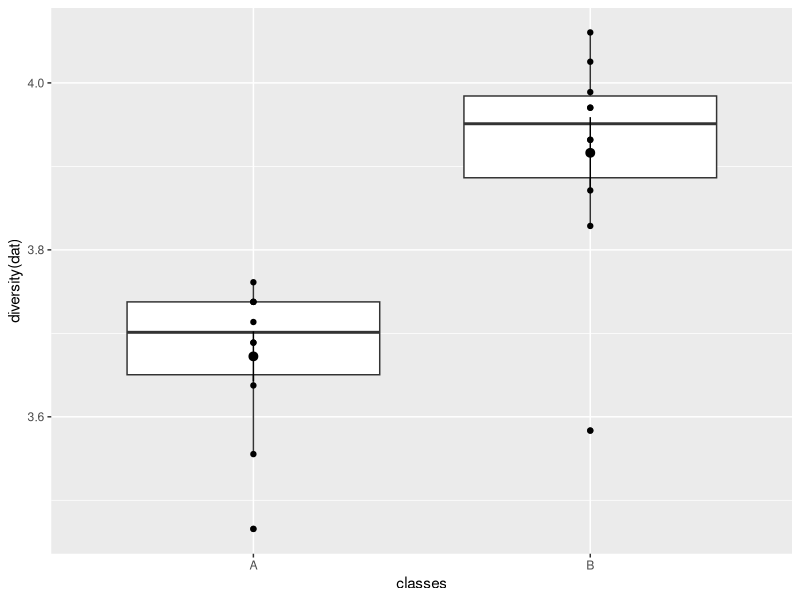
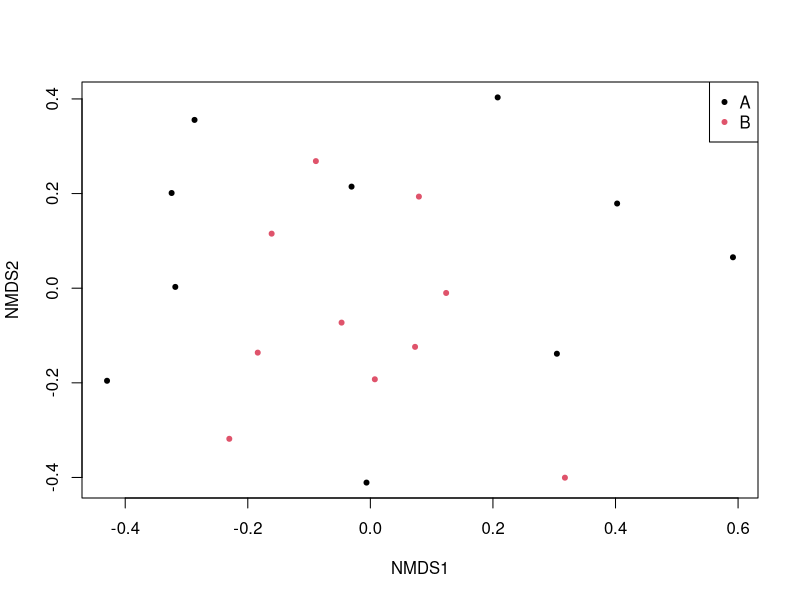

Recreate these plots in R, in order.
## ---- chunk 1
knitr::opts_chunk$set(echo = TRUE, warning=FALSE, message=FALSE)
## ---- chunk 2

N = 10 # Number of samples per class
n = 100 # Number of possible species
set.seed("19122023")
classes <- rep(c("A", "B"), each=N)
classProbabilities <- c("A"=0.4,"B"=0.5)
dat <- sapply(classes, \(class) rbinom(n=n, size = 1, p=classProbabilities[class])) |> t()

## ---- chunk 3

library(vegan)
library(ggplot2)
## Shannon index
t.test(diversity(dat) ~ classes)
ggplot() + aes(y=diversity(dat), x=classes) + 
  geom_boxplot()  +
  geom_point() + 
  stat_summary()

## ---- chunk 4

## Not so clear with the beta-diversity
vegdist(dat, method = "jaccard", binary = TRUE) |> 
  metaMDS(trace = 0) |>
  scores() |> 
  plot(col=factor(classes), pch=20)
  legend("topright", legend=c("A","B"), col=1:2,pch=20)

dm1 <- vegdist(dat, method = "jaccard", binary = TRUE)
adonis2(dm1 ~ classes  )  
  
anosim(dm1, grouping = classes)
